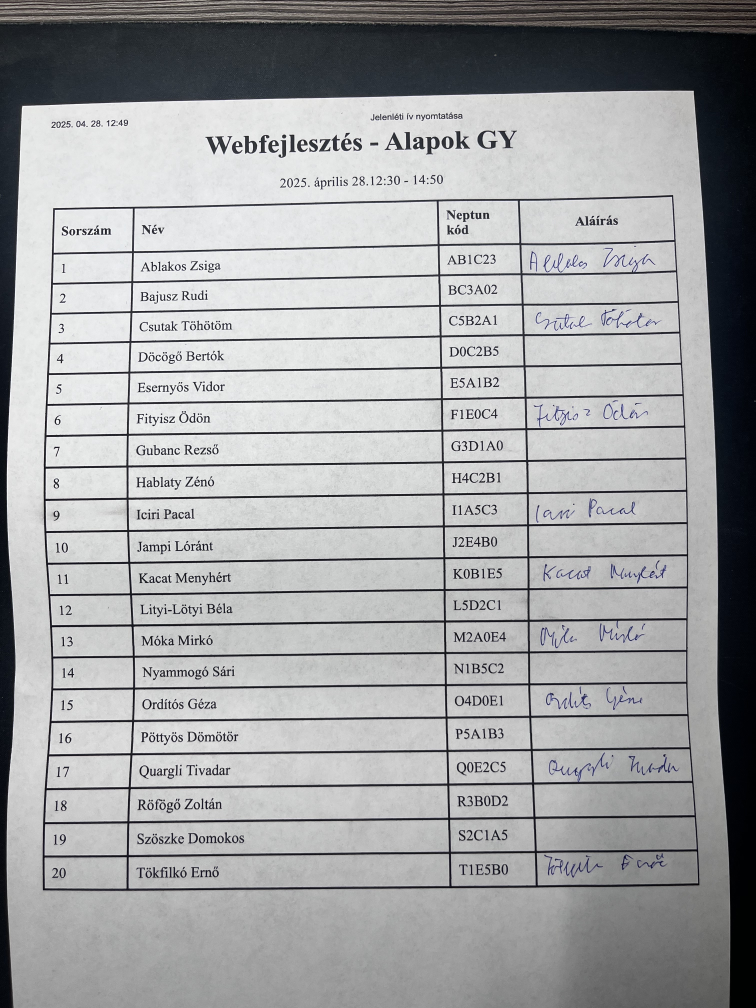
#> input picture test/example-3.jpeg, 3024 x 4032 px, found by its file name (shown at 1/4 size)
$ python test.py
#> lines starting #> are read from the running program, lines starting #| are printed output that depends on the picture; after the words box and inside, x2 and y2 are one past the last pixel; in counts of white or black regions, pixels touching at a corner belong together
#> in detect_table_and_cells, image is the input picture: shape (4032, 3024, 3); mean B, G, R 164.5, 163.3, 162.3
### table_detector.py
import cv2
import numpy as np
from PIL import Image
import argparse
import os
import json
import pytesseract
from difflib import SequenceMatcher

pytesseract.pytesseract.tesseract_cmd = r'C:\Program Files\Tesseract-OCR\tesseract.exe'

DEBUG_FOLDER = 'debug'
if not os.path.exists(DEBUG_FOLDER):
    os.makedirs(DEBUG_FOLDER)

CONFIG = {
    # String similarity matching
    'NAME_MATCH_THRESHOLD': 0.5,  # Threshold for string similarity matching

    # Image preprocessing
    'BILATERAL_FILTER_D': 11,     # Diameter of each pixel neighborhood
    'BILATERAL_FILTER_SIGMA_COLOR': 17,  # Filter sigma in the color space
    'BILATERAL_FILTER_SIGMA_SPACE': 17,  # Filter sigma in the coordinate space
    'ADAPTIVE_THRESH_BLOCK_SIZE': 15,    # Block size for adaptive thresholding
    'ADAPTIVE_THRESH_C': 5,       # Constant subtracted from the mean
    'MORPH_KERNEL_SIZE': (2, 2),  # Kernel size for morphological operations

    # Signature detection
    'BORDER_WIDTH': 5,            # Border width to ignore in signature detection
    'MIN_SIGNATURE_AREA': 50,     # Minimum area of signature components
    'MIN_SIGNATURE_WIDTH': 15,    # Minimum width of signature
    'MIN_SIGNATURE_HEIGHT': 8,    # Minimum height of signature
    'MIN_WHITE_PIXELS': 30,       # Minimum number of white pixels to consider as signature
    'MIN_SIGNATURE_DENSITY': 0.04, # Minimum density of white pixels in signature region (4%)
    'WHITE_THRESHOLD': 170,       # Threshold for white pixels (0-255) - higher value is more strict
    'MIN_VALID_COMPONENTS': 1,    # Minimum number of valid components to consider as signature
    'EMPTY_CELL_BRIGHTNESS': 0.9, # Brightness threshold for empty cell detection (90% bright pixels)

    # Table detection
    'HORIZONTAL_KERNEL_SIZES': [20, 30, 40],  # Kernel sizes for horizontal line detection
    'VERTICAL_KERNEL_SIZES': [20, 30, 40],    # Kernel sizes for vertical line detection
    'TABLE_MIN_WIDTH_FACTOR': 0.1,    # Minimum table width as factor of image width
    'TABLE_MIN_HEIGHT_FACTOR': 0.1,   # Minimum table height as factor of image height
    'TABLE_EDGE_MARGIN': 5,            # Minimum distance from table to image edge

    # Cell detection
    'MIN_CELL_AREA_FACTOR': 0.005,     # Minimum cell area as percentage of table area
    'MIN_CELL_WIDTH': 5,               # Minimum cell width in pixels
    'MIN_CELL_HEIGHT': 5,              # Minimum cell height in pixels
    'COLUMN_X_TOLERANCE_FACTOR': 0.04, # X-coordinate tolerance for column grouping as factor of table width

    # Name column detection
    'MIN_NAME_COLUMN_CELLS': 5,        # Minimum number of cells that should contain text in name column
    'MIN_NAME_LENGTH': 4,              # Minimum length of text to consider as a name
    'NAME_COLUMN_WIDTH_FACTOR': 0.2,   # Name column should be at least this wide relative to table width

    # Visualization
    'OVERLAY_ALPHA': 0.2,              # Alpha transparency for cell highlighting
    'TEXT_SCALE': 0.7,                 # Scale for column number text
    'TEXT_THICKNESS': 3,               # Thickness for text outline
    'SIGNATURE_TEXT_SCALE': 0.5,       # Scale for signature status text
}

def string_similarity(a, b):
    """Calculate string similarity between two strings using SequenceMatcher"""
    return SequenceMatcher(None, a.lower(), b.lower()).ratio()

# [81 lines left out: functions name_similarity, find_matching_name, not called in this run]

def preprocess_image(image):
    gray = cv2.cvtColor(image, cv2.COLOR_BGR2GRAY)

    gray = cv2.bilateralFilter(
        gray,
        CONFIG['BILATERAL_FILTER_D'],
        CONFIG['BILATERAL_FILTER_SIGMA_COLOR'],
        CONFIG['BILATERAL_FILTER_SIGMA_SPACE']
    )

    thresh = cv2.adaptiveThreshold(
        gray, 255, cv2.ADAPTIVE_THRESH_GAUSSIAN_C,
        cv2.THRESH_BINARY_INV,
        CONFIG['ADAPTIVE_THRESH_BLOCK_SIZE'],
        CONFIG['ADAPTIVE_THRESH_C']
    )
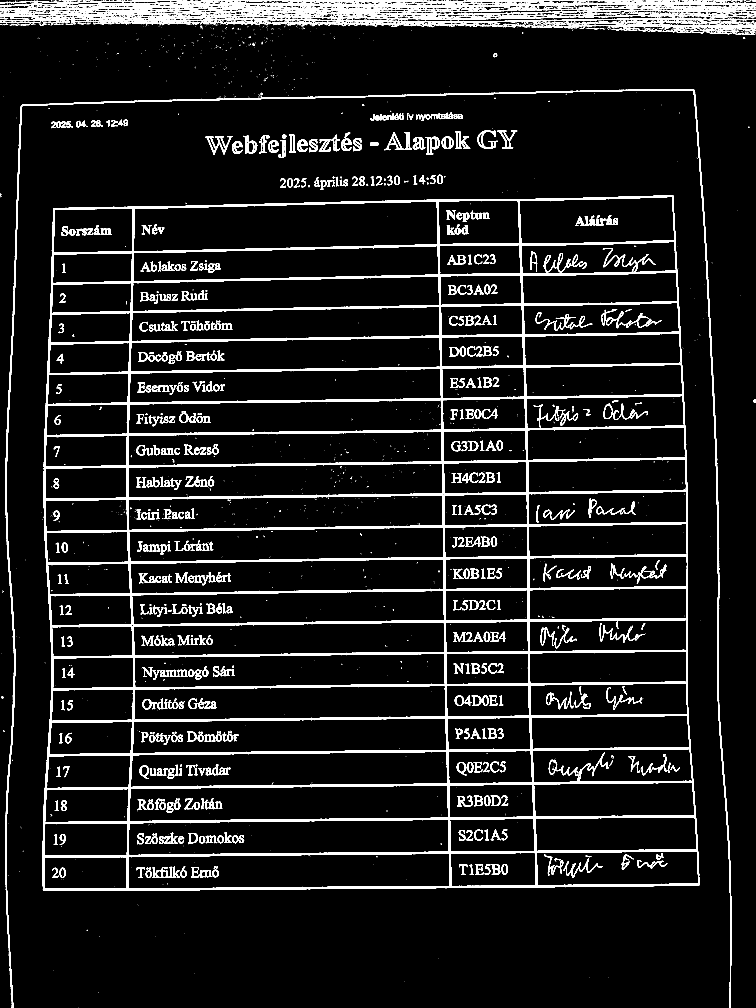
#> thresh: shape (4032, 3024) (shown at 1/4 size); 7.9% white; 3972 white regions (2940 under 20 px), largest, box (x1, y1, x2, y2) and area: (170, 780, 2798, 3563) 540655, (21, 357, 2926, 4032) 50687, (0, 29, 3024, 69) 23174

    kernel = np.ones(CONFIG['MORPH_KERNEL_SIZE'], np.uint8)
    thresh = cv2.morphologyEx(thresh, cv2.MORPH_CLOSE, kernel)
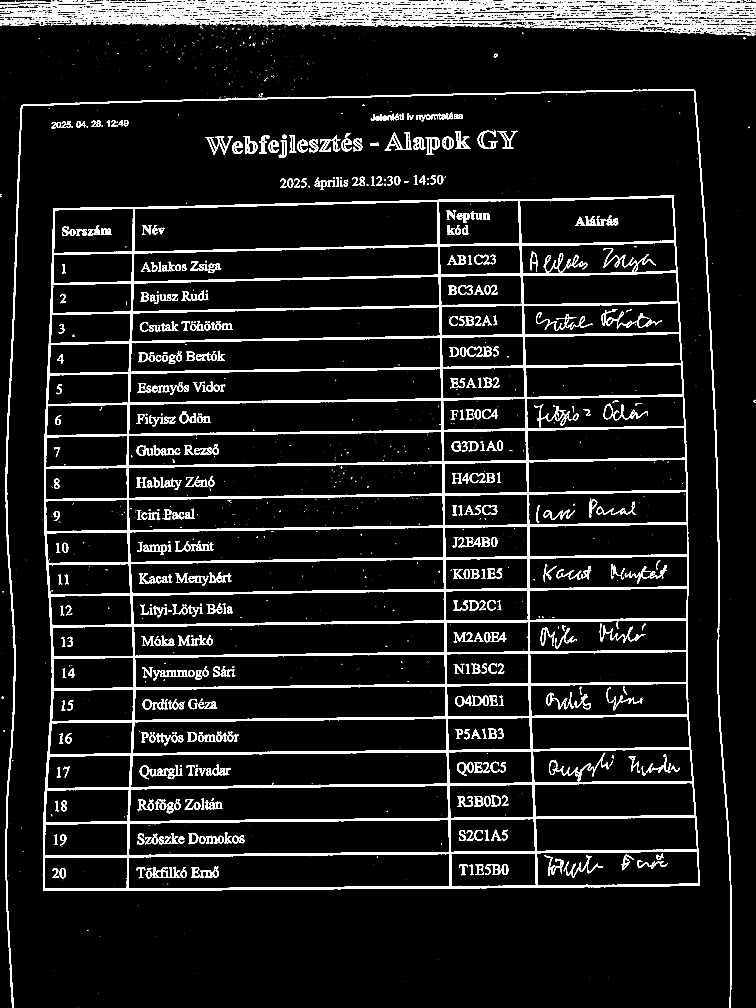
#> thresh: shape (4032, 3024) (shown at 1/4 size); 8% white; 2774 white regions (1904 under 20 px), largest, box (x1, y1, x2, y2) and area: (171, 781, 2799, 3564) 542605, (22, 358, 2927, 4032) 51110, (0, 29, 3024, 98) 41405

    return thresh

# [369 lines left out: functions check_for_signature, highlight_signature, clean_extracted_name, not called in this run]

def extract_text_from_cell(image, x, y, w, h):
    """Extract text from a cell using OCR with optimized settings for speed."""
    cell_region = image[y:y+h, x:x+w]

    if w < 20 or h < 10:
        return ""

    cell_pil = Image.fromarray(cv2.cvtColor(cell_region, cv2.COLOR_BGR2RGB))

    config = '--psm 6 --oem 3'
    text = pytesseract.image_to_string(cell_pil, config=config).strip()
    cleaned_text = clean_extracted_name(text)

    if not cleaned_text:
        gray_cell = cv2.cvtColor(cell_region, cv2.COLOR_BGR2GRAY)
        _, binary = cv2.threshold(gray_cell, 0, 255, cv2.THRESH_BINARY + cv2.THRESH_OTSU)

        binary_pil = Image.fromarray(binary)
        text = pytesseract.image_to_string(binary_pil, config=config).strip()
        cleaned_text = clean_extracted_name(text)

    return cleaned_text

def detect_table_and_cells(image_path, name_list=None):
    try:
        image = cv2.imread(image_path)
        if image is None:
            raise ValueError("Could not read the image. Please check the file path.")

        output_image = image.copy()

        thresh = preprocess_image(image)

        height, width = thresh.shape[:2]
        print(f"Image dimensions: {width}x{height}")
#| Image dimensions: 3024x4032

        cv2.imwrite(os.path.join(DEBUG_FOLDER, 'preprocessed.jpg'), thresh)
        print(f"Saved preprocessed image as {os.path.join(DEBUG_FOLDER, 'preprocessed.jpg')}")

        debug_log_path = os.path.join(DEBUG_FOLDER, 'detection_log.txt')
        with open(debug_log_path, 'w') as f:
            f.write(f"Starting detection on image: {image_path}\n")
            f.write(f"Image dimensions: {width}x{height}\n")
            f.write("-" * 50 + "\n")

        results = {
            "students": []
        }

        horizontal_lines = np.zeros_like(thresh)
        for kernel_size in CONFIG['HORIZONTAL_KERNEL_SIZES']:
            kernel = cv2.getStructuringElement(cv2.MORPH_RECT, (kernel_size, 1))
            lines = cv2.morphologyEx(thresh, cv2.MORPH_OPEN, kernel)
            horizontal_lines = cv2.bitwise_or(horizontal_lines, lines)
#> this loop made 3 passes
#> pass 1, in detect_table_and_cells, `lines = cv2.morphologyEx(thresh, cv2.MORPH_OPEN, kernel)`:
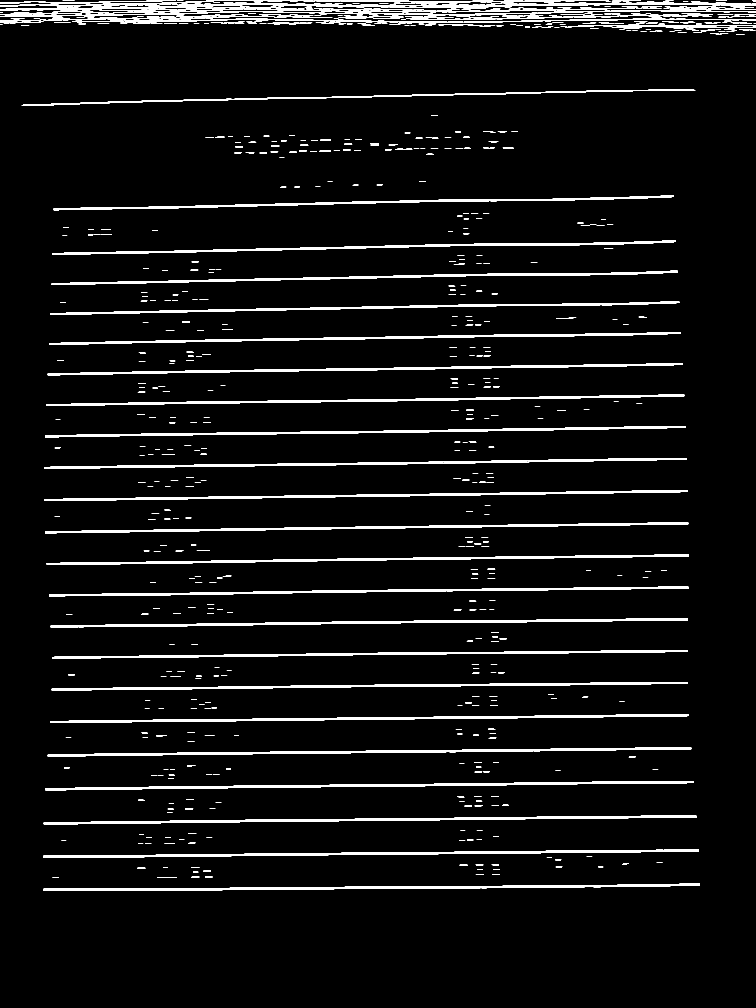
#> lines: shape (4032, 3024) (shown at 1/4 size); 4.7% white; 764 white regions (3 under 20 px), largest, box (x1, y1, x2, y2) and area: (175, 3262, 2786, 3297) 22005, (181, 3125, 2775, 3161) 21840, (173, 3534, 2800, 3564) 21826

        vertical_lines = np.zeros_like(thresh)
        for kernel_size in CONFIG['VERTICAL_KERNEL_SIZES']:
            kernel = cv2.getStructuringElement(cv2.MORPH_RECT, (1, kernel_size))
            lines = cv2.morphologyEx(thresh, cv2.MORPH_OPEN, kernel)
            vertical_lines = cv2.bitwise_or(vertical_lines, lines)
#> this loop made 3 passes
#> pass 1, in detect_table_and_cells, `lines = cv2.morphologyEx(thresh, cv2.MORPH_OPEN, kernel)`:
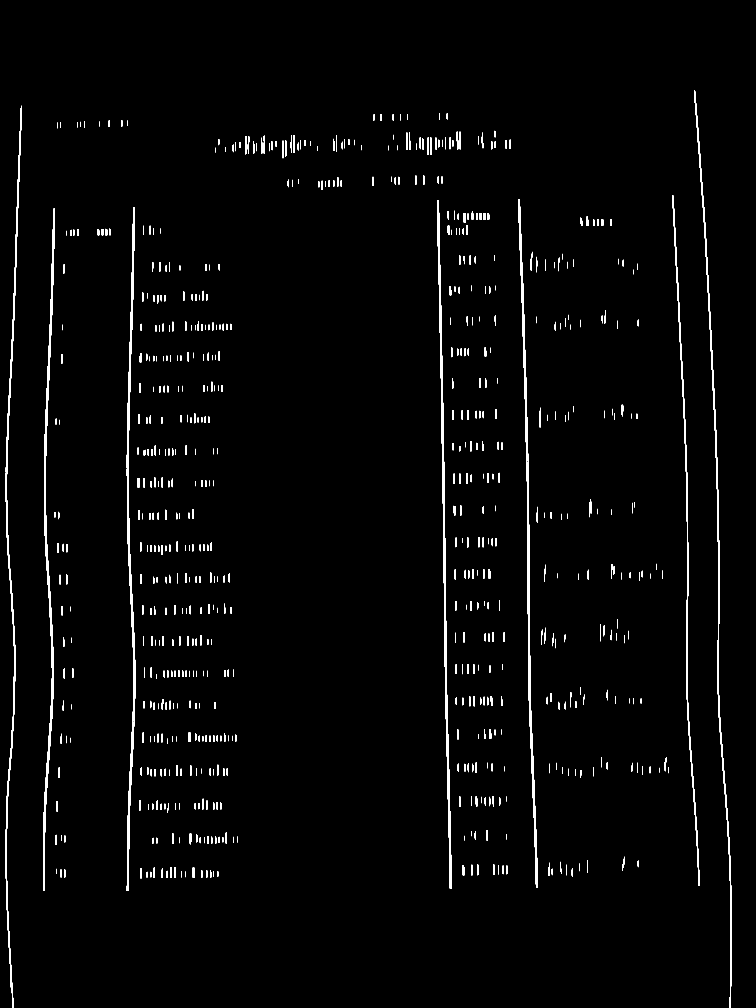
#> lines: shape (4032, 3024) (shown at 1/4 size); 1.7% white; 704 white regions, largest, box (x1, y1, x2, y2) and area: (2073, 798, 2151, 3552) 20552, (1748, 800, 1806, 3554) 20517, (507, 829, 541, 3564) 20212

        table_mask = cv2.addWeighted(horizontal_lines, 1, vertical_lines, 1, 0)
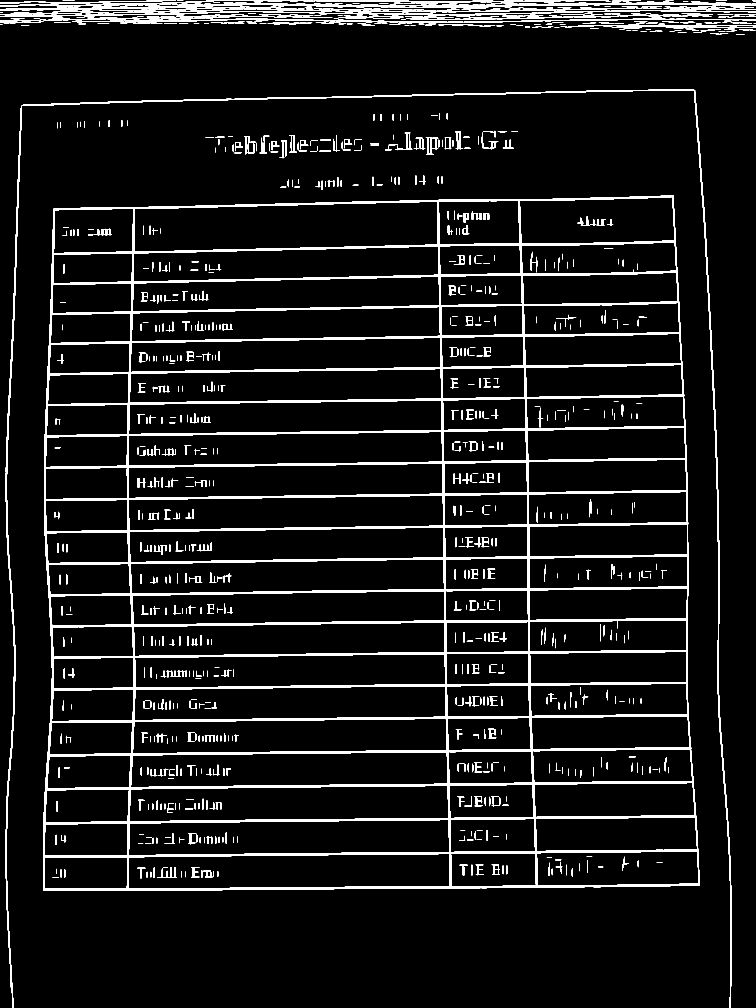
#> table_mask: shape (4032, 3024) (shown at 1/4 size); 6.4% white; 1047 white regions (3 under 20 px), largest, box (x1, y1, x2, y2) and area: (172, 782, 2800, 3564) 532607, (22, 359, 2927, 4032) 49647, (0, 11, 3024, 43) 19621

        kernel = np.ones((3,3), np.uint8)
        table_mask = cv2.morphologyEx(table_mask, cv2.MORPH_CLOSE, kernel)
#> table_mask: shape (4032, 3024); 6.4% white; 926 white regions (2 under 20 px)

        cv2.imwrite(os.path.join(DEBUG_FOLDER, 'table_mask.jpg'), table_mask)
        print(f"Saved table mask as {os.path.join(DEBUG_FOLDER, 'table_mask.jpg')}")

        contours, _ = cv2.findContours(table_mask, cv2.RETR_EXTERNAL, cv2.CHAIN_APPROX_SIMPLE)
#> contours = 304 contours, 108 with area under 20; largest, box (x1, y1, x2, y2) and area: (172, 782, 2800, 3564) 7017424, (22, 359, 2927, 4032) 39688, (0, 11, 3024, 43) 19656, (0, 58, 3024, 92) 10621, (0, 40, 3024, 68) 8381
#> (the rest of the program and of its run is left out)
